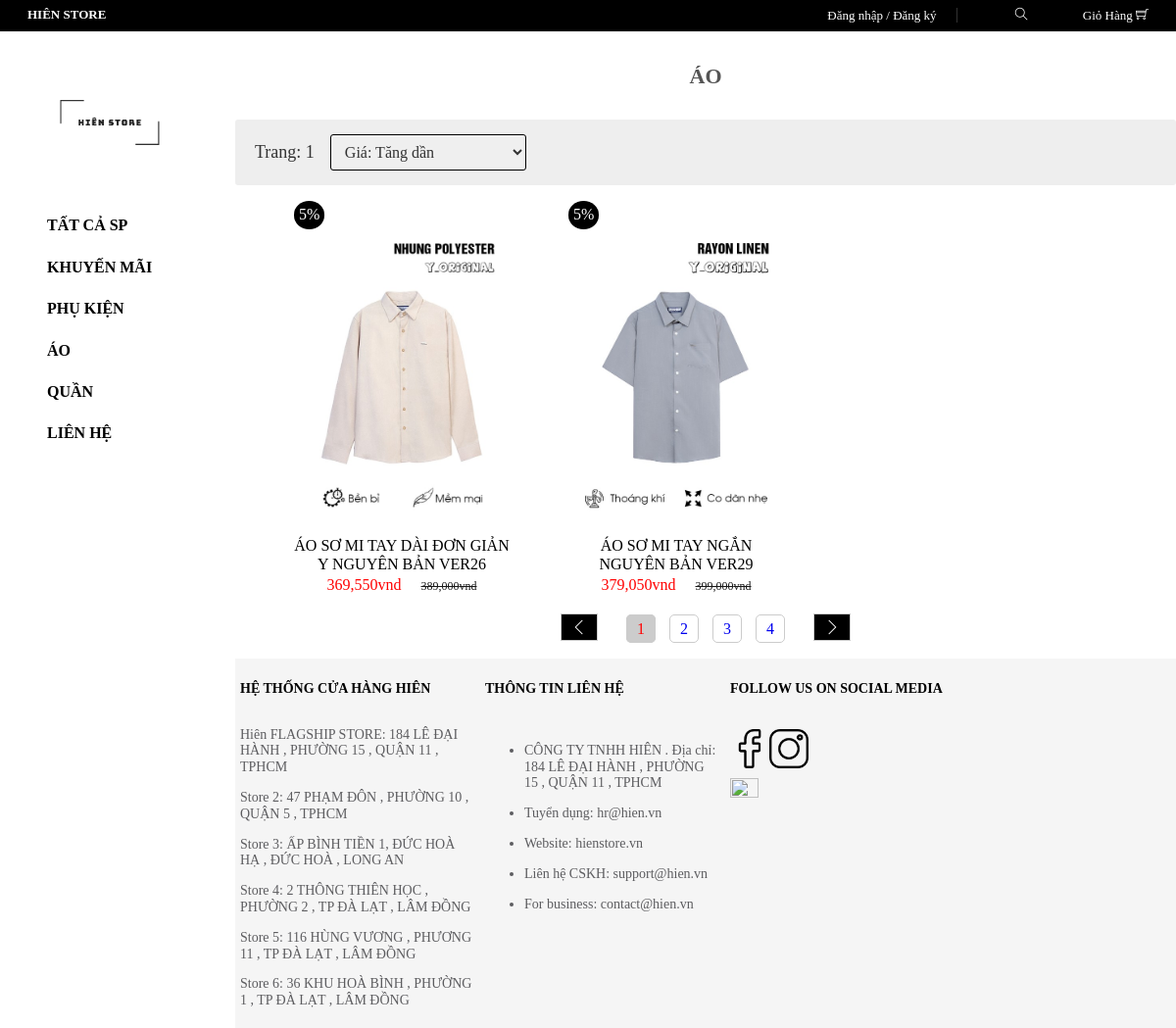
The page /index.php?quanly=danhmuc&id=18 on the database its author committed.
### tables this page shows
CREATE TABLE `tbl_danhmuc` (
  `id_danhmuc` int NOT NULL,
  `tendanhmuc` varchar(100) NOT NULL,
  `thutu` int NOT NULL
);

CREATE TABLE `tbl_sanpham` (
  `id_sanpham` int NOT NULL,
  `tensanpham` varchar(250) NOT NULL,
  `masp` varchar(100) NOT NULL,
  `giasp` int NOT NULL,
  `km` int NOT NULL,
  `giagockm` int NOT NULL,
  `soluong` int NOT NULL,
  `hinhanh` varchar(255) NOT NULL,
  `tomtat` longtext NOT NULL,
  `tinhtrang` int NOT NULL,
  `id_danhmuc` int NOT NULL
);

CREATE TABLE `tbl_chinhanh` (
  `id_chinhanh` int NOT NULL,
  `chinhanh` varchar(255) NOT NULL,
  `thutu` int NOT NULL
);

CREATE TABLE `tbl_lienhe` (
  `id_lienhe` int NOT NULL,
  `lienhe` varchar(255) NOT NULL,
  `thutu` int NOT NULL
);

### page/main/danhmuc.php (the view, shortened to what this page needs)
<?php
$mysqli = new mysqli("localhost", "root", "01286579839", "hienstore");
?>
<div>
    <?php
    if(isset($_GET['trang'])){
        $page = $_GET['trang'];
    }else{
        $page =1;
    }if($page == '' || $page == 1){
        $begin = 0;
    }else{
        $begin = ($page*2)-2;
    }
    $sql_pro = "SELECT * FROM tbl_sanpham WHERE tbl_sanpham.id_danhmuc = '$_GET[id]' AND tinhtrang=1 ORDER BY id_sanpham DESC LIMIT $begin,2";
    $query_pro = mysqli_query($mysqli,$sql_pro);
    $sql_cate = "SELECT * FROM tbl_danhmuc WHERE tbl_danhmuc.id_danhmuc = '$_GET[id]' LIMIT 1";
    $query_cate = mysqli_query($mysqli,$sql_cate);
    $row_title = mysqli_fetch_array($query_cate);
    ?>
    <div class="headline">
        <h3><?php echo $row_title['tendanhmuc'] ?></h3>
    </div>
    <div class="home-sort">
        <span class="filter-sort">Trang: <?php echo $page ?></span>
         <select class="list-sort-by">
                <option value="price-ascending">Giá: Tăng dần</option>
        </select>
    </div>
</div>
<div class="maincontent">
    <?php
    $giaspkm=0;
    while($row_pro = mysqli_fetch_array($query_pro)){
        if ($row_pro['km']>0){$giaspkm=$row_pro['giasp']-($row_pro['giasp']*($row_pro['km']/100));};
        ?>
        <ul>
            <div class="maincontent-item">
                <div class="maincontent-top">
                    <?php
                    if($row_pro['km']==0){
                    }else{
                        ?>
                        <div class="khuyenmai"><?php echo number_format($row_pro['km']).'%' ?></div>
                        <?php
                    }
                    ?>
                    <div class="maiconten-top1">
                        <a href="index.php?quanly=chitiet&idsanpham=<?php echo $row_pro['id_sanpham'] ?>" class="maincontent-img">
                            <img src="/admin/modules/quanlysp/uploads/<?php echo $row_pro['hinhanh'] ?>">
                        </a>
                    </div>
                </div>
                <div class="maincontent-info">
                    <a href="index.php?quanly=sanpham&id=<?php echo $row_pro['id_sanpham'] ?>" class="maincontent-name"><?php echo $row_pro['tensanpham'] ?></a>
                    <a href="index.php?quanly=sanpham&id=<?php echo $row_pro['id_sanpham'] ?>" class="maincontent-gia"><?php if($row_pro['km']>0){ echo number_format($giaspkm).'vnd'; }else {echo number_format($row_pro['giasp']).'vnd';} ?>
                        <span><?php if($row_pro['km']>0){
                                echo number_format($row_pro['giasp']).'vnd';
                            }else{
                            }
                            ?>
                                            </span></a>
                </div>
            </div>
        </ul>
        <?php
    }
    ?>
</div>
<div class="content-paging">
    <?php
    $sql_trang = mysqli_query($mysqli,"SELECT * FROM tbl_sanpham WHERE tbl_sanpham.id_danhmuc = '$_GET[id]'");
    $row_count = mysqli_num_rows($sql_trang);
    $trang = ceil($row_count/2);
    ?>
    <div class="filter-page">
         <a href="" class="filter-page-control fas ti-angle-left"></a>
        <?php
        for($i=1;$i<=$trang;$i++){
            ?>
            <a <?php if($i==$page){echo 'style="color: red;background-color: #ccc;"';}else{'';} ?> href="index.php?quanly=danhmuc&id=<?php echo $_GET['id']?>&trang=<?php echo $i ?>" class="filter-page-number"><?php echo $i ?></a>
            <?php
        }
        ?>
         <a href="" class="filter-page-control fas ti-angle-right"></a>
    </div>
</div>

### page/slidebar.php (shortened to what this page needs)
<?php
$mysqli = new mysqli("localhost", "root", "01286579839", "hienstore");
?>
<?php
$sql_danhmuc = "SELECT * FROM tbl_danhmuc ORDER BY id_danhmuc DESC";
$query_danhmuc = mysqli_query($mysqli,$sql_danhmuc);
?>
    <div class="sidebar">
    <a href="./index.php" class="header-slb"><img src="./assets/img/logo.png" alt="logo" height = auto width = 60%></a>
    <ul>
        <li ><a href="index.php?quanly=shopall"><i class=""></i>Tất cả sp</a></li>
        <li ><a href="index.php?quanly=sale"><i class=""></i>Khuyến mãi</a></li>
        <?php
        while($row_danhmuc = mysqli_fetch_array($query_danhmuc)){
            ?>
            <li><a href="index.php?quanly=danhmuc&id=<?php echo $row_danhmuc['id_danhmuc'] ?>">
                    <i class=""></i><?php echo $row_danhmuc['tendanhmuc'] ?>
                </a>
            </li>
            <?php
        }
        ?>
        <div class="lienhe_tick">
            <li ><a href="#"><i class=""></i>Liên hệ</a></li>
        </div>
    </ul>
    </div><?php

### page/footer/footer.php (shortened to what this page needs)
<?php
$mysqli = new mysqli("localhost", "root", "01286579839", "hienstore");
?>
<div class="main-footer">
    <div class="one">
        <div class="one-1">
            <h4>HỆ THỐNG CỬA HÀNG HIÊN </h4><br>
            <div class="one12">
                <?php
                $sql_chinhanh = "SELECT * FROM tbl_chinhanh ORDER BY id_chinhanh ASC";
                $query_chinhanh = mysqli_query($mysqli,$sql_chinhanh);
                while($row_chinhanh= mysqli_fetch_array($query_chinhanh)){
                    ?>
                    <p>
                        <?php echo $row_chinhanh['chinhanh']?> <br>
                    </p>
                <?php } ?>
            </div>
        </div>
        <div class="one-1">
            <H4>THÔNG TIN LIÊN HỆ </H4><br><br>
            <div>
                <?php
                $sql_lienhe = "SELECT * FROM tbl_lienhe ORDER BY id_lienhe ASC";
                $query_lienhe = mysqli_query($mysqli,$sql_lienhe);
                while($row_lienhe= mysqli_fetch_array($query_lienhe)){
                    ?>
                    <ul class="one12">
                        <li><?php echo $row_lienhe['lienhe']?></li>
                    </ul>
                <?php } ?>
            </div>
        </div>
        <div class="one-1">
            <div class="one-footer">
                <H4>FOLLOW US ON SOCIAL MEDIA</H4>
                <br>
                <br>
                <a href="https://www.facebook.com/" >
                    <img src="/assets/img/facebook.png">
                </a>
                <a href="https://www.instagram.com/accounts/login/">
                    <img src="/assets/img/instagram%20(1).png">
                </a>
                <div class="one-footer1">
                    <a href="http://online.gov.vn/Home/WebDetails/78935?AspxAutoDetectCookieSupport=1">
                        <img src="http://online.gov.vn/Content/EndUser/LogoCCDVSaleNoti/logoSaleNoti.png">
                    </a>
                </div>
            </div>
        </div>
    </div>

### assets/css/style.css (style rules this page uses)
body { margin: 0; padding: 0; }
.sidebar { margin-top: 33px; padding-top: 20px; width:20%; height: 100%; position: fixed ; background:#ffffff; text-transform: uppercase; font-weight: bold; }
.sidebar .header-slb { margin: 40px ; }
.sidebar ul { margin-top: 8px; list-style: none; text-decoration: none; }
.sidebar ul a { display: block; margin: 0 8px; padding: 12px 0; color: #000000; text-decoration: none; }
.sidebar ul li { transition: 0.5s; }
.one { width: 100%; height: auto; background-color:#f5f5f5; font-size: 14px; display: flex; }
.one-1 { width:25%; height:auto; margin:5px ; float: left; }
.one-1 h4 { margin-bottom: 0; }
.one12 { color:#5d5d60; line-height: 1.2; }
.one-footer a img { width: 40px; height: 40px; float: left ; }
.one-footer1 a img { margin-top: 10px; margin-right: 300px; width: 35%; height: 35%; }

### assets/css/sanpham.css (style rules this page uses)
.headline { text-align: center; }
h3 { font-size: 22px; color: #000000; padding: 10px 20px; text-transform: uppercase; display: inline-block; color: #555; font-weight: 600; }
.home-sort { display: flex; align-items: center; padding: 15px 20px; border-radius: 3px; background-color: #EEEEEE; }
.filter-sort { font-size: 18px; color: #333; margin-right: 16px; }
.list-sort-by { display: inline-block; color: #333; border: 1px solid black; padding: 8px 10px; width: 200px; height: auto; font-weight: 400; font-style: normal; font-size: 16px; line-height: 1.2em; border-radius: 3px; }
.maincontent { list-style: none; display: flex; flex-wrap: wrap; }
.maincontent ul { flex-basis: 220px; margin-left: 20px; }
.maincontent ul img { width: 100%; height: 300px; }
.maincontent ul .maincontent-top { position: relative; overflow: hidden; }
.maiconten-top1 { padding-top: 30px; }
.maincontent ul .maincontent-top .maincontent-img { display: block; }
.maincontent ul .maincontent-top .maincontent-img img { display: block; }
.maincontent ul .maincontent-info { padding: 10px 0px; text-align: center; }
.maincontent ul .maincontent-info a { display: block; color: black; text-decoration: none; text-align: center; }
.maincontent ul .maincontent-info a.maincontent-name { padding: 3px 0px; text-transform: uppercase; color: black; }
.maincontent ul .maincontent-info a.maincontent-gia { color: red; }
.maincontent ul .maincontent-info a.maincontent-gia span { color: #191919; padding-left: 16px; font-size: 12px; text-decoration: line-through; }
.content-paging { text-decoration: none; align-items: center; text-align: center; margin-bottom: 20px; }
.content-paging .filter-page a { text-decoration: none; border: 1px solid #CCC; padding: 5px 10px; }
.content-paging .filter-page a.filter-page-control { background-color: #000000; color: #fff; font-size: 1.4; margin: 5px 20px; }
.content-paging .filter-page a.filter-page-number { margin: 5px 5px; border-radius: 5px; }
.khuyenmai { float: left; color: white; border-radius: 50%; padding: 5px; background: #000000; }

### rows shown on the page
tbl_danhmuc: tendanhmuc "PHỤ KIỆN"
tbl_danhmuc: tendanhmuc "ÁO"
tbl_danhmuc: tendanhmuc "QUẦN"
tbl_sanpham: km "5", hinhanh (picture), tensanpham "ÁO SƠ MI TAY DÀI ĐƠN GIẢN Y NGUYÊN BẢN VER26", giaspkm "369,550", giasp "389,000"
tbl_sanpham: km "5", hinhanh (picture), tensanpham "ÁO SƠ MI TAY NGẮN NGUYÊN BẢN VER29", giaspkm "379,050", giasp "399,000"
tbl_chinhanh: chinhanh "Hiên FLAGSHIP STORE: 184 LÊ ĐẠI HÀNH , PHƯỜNG 15 , QUẬN 11 , TPHCM"
tbl_chinhanh: chinhanh "Store 2: 47 PHẠM ĐÔN , PHƯỜNG 10 , QUẬN 5 , TPHCM"
tbl_chinhanh: chinhanh "Store 3: ẤP BÌNH TIỀN 1, ĐỨC HOÀ HẠ , ĐỨC HOÀ , LONG AN"
tbl_chinhanh: chinhanh "Store 4: 2 THÔNG THIÊN HỌC , PHƯỜNG 2 , TP ĐÀ LẠT , LÂM ĐỒNG"
tbl_chinhanh: chinhanh "Store 5: 116 HÙNG VƯƠNG , PHƯƠNG 11 , TP ĐÀ LẠT , LÂM ĐỒNG"
tbl_chinhanh: chinhanh "Store 6: 36 KHU HOÀ BÌNH , PHƯỜNG 1 , TP ĐÀ LẠT , LÂM ĐỒNG"
tbl_lienhe: lienhe "CÔNG TY TNHH HIÊN . Địa chỉ: 184 LÊ ĐẠI HÀNH , PHƯỜNG 15 , QUẬN 11 , TPHCM"
tbl_lienhe: lienhe "Tuyển dụng: hr@hien.vn"
tbl_lienhe: lienhe "Website: hienstore.vn"
tbl_lienhe: lienhe "Liên hệ CSKH: support@hien.vn"
tbl_lienhe: lienhe "For business: contact@hien.vn"

### other values the page prints
$page "1"
